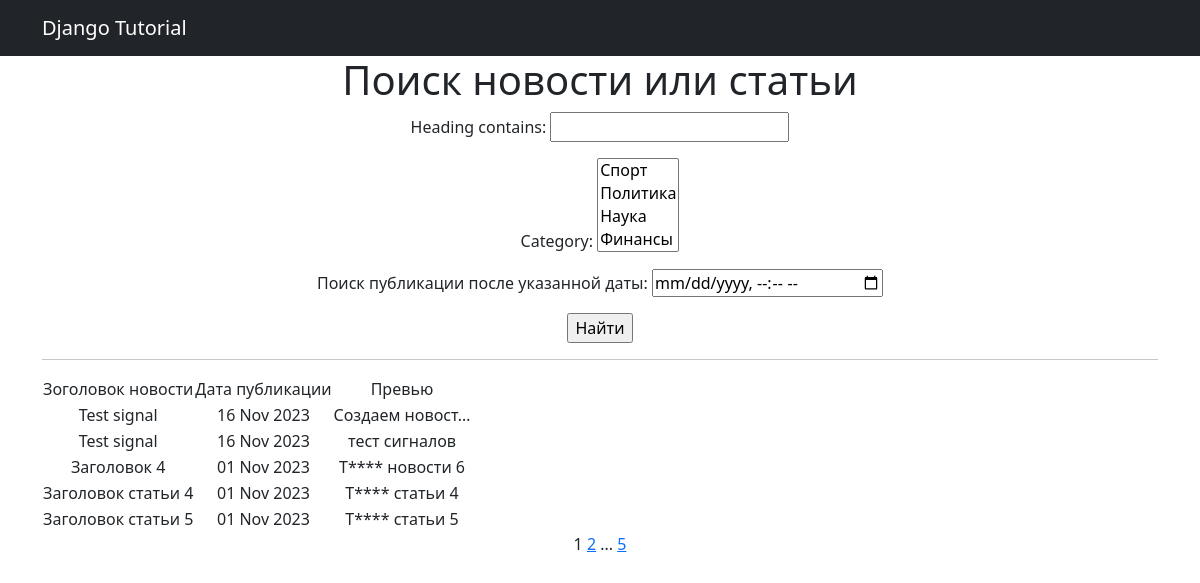
Page /news/search/ on the earlier database version.
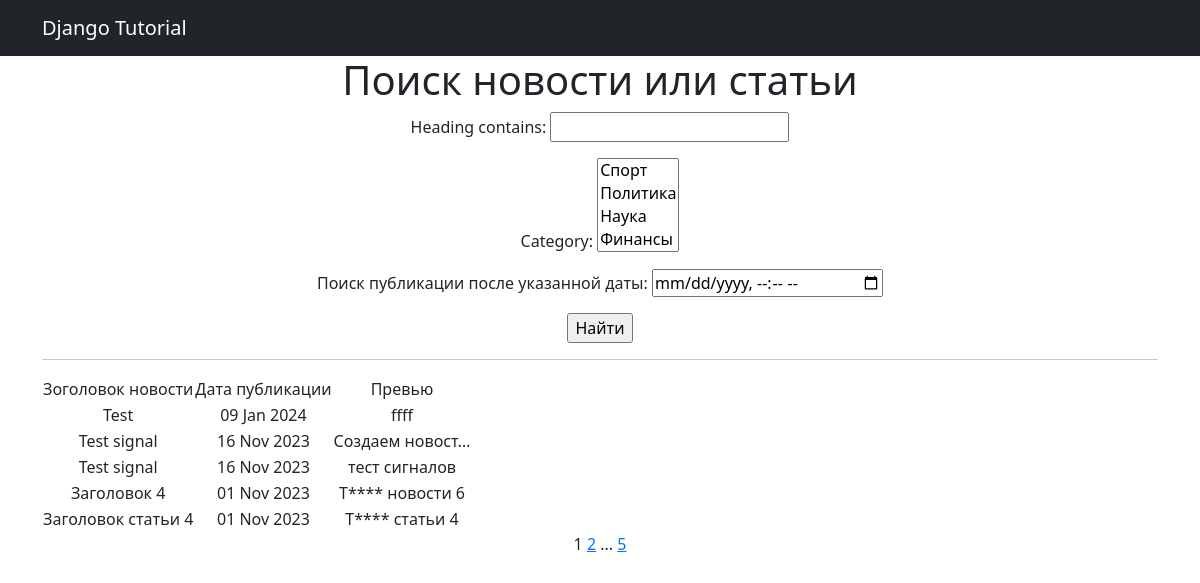
Same page on the later database version.
### news/models.py (models this page shows, shortened)
class Post(models.Model):
    news = "NW"
    articl = "AR"
    CHOICE_CONTENS = [(news,'Новости'), (articl,'Статья')]
    time_creates = models.DateTimeField(auto_now_add=True)
    choice_content = models.CharField(max_length=2, choices=CHOICE_CONTENS, default= news)
    heading = models.CharField(max_length=64)
    rating = models.IntegerField(default=0)
    article_text = models.TextField()
    autor = models.ForeignKey(Author, on_delete=models.CASCADE)
    category = models.ManyToManyField(Category, through='PostCategory')

### news/views.py (the view)
# urls.py: path('news/search/', NewsSearch.as_view(), name='news_search'),
class NewsSearch(ListView):
    model = Post
    ordering = 'heading'
    template_name = 'news_search.html'
    context_object_name = 'news'
    paginate_by = 5
    def get_queryset(self):
        queryset = super().get_queryset()
        self.filterset = PostFilter(self.request.GET, queryset)
        return self.filterset.qs
    def get_context_data(self, **kwargs):
        context = super().get_context_data(**kwargs)
        context['filterset'] = self.filterset
        return context

### news/models.py (called while the page is built)
    def __str__(self):
        return self.category.title()

### news/templatetags/custom_filters.py (called while the page is built)
@register.filter()
def censor(value):
    text = str(value)
    for i in unacceptable_words:
        iCaps = i.capitalize()
        replCaps = (i.capitalize()[0]).ljust(len(i),"*")
        repl = (i[0].ljust(len(i), "*"))
        text = text.replace(i,repl)
        text = text.replace(iCaps, replCaps)
    return text

### news/templatetags/custom_tag.py (called while the page is built)
@register.simple_tag(takes_context=True)
def url_replace(context, **kwargs):
   d = context['request'].GET.copy()
   for k, v in kwargs.items():
       d[k] = v
   return d.urlencode()

### templates/news_search.html (shortened to what this page needs)
{% extends 'flatpages/default.html' %}
{% load custom_filters %}
{% load custom_tag %}
{% block content %}
   <h1>Поиск новости или статьи</h1>
    <form action="" method="get">
        {{ filterset.form.as_p }}
        <input type="submit" value="Найти" />
    </form>
    <hr>
    {% if news %}
        <table>
            <tr>
                <td>Зоголовок новости</td>
                <td>Дата публикации</td>
                <td>Превью</td>
            </tr>
            {% for i in news %}
            <tr>
                <td>{{ i.heading|censor }}</td>
                <td>{{ i.time_creates|date:'d M Y' }}</td>
                <td>{{ i.article_text|censor|truncatechars:15 }}</td>
            </tr>
            {% endfor %}
        </table>
    {% else %}
        <h2>Новостей нет!</h2>
    {% endif %}
   {{ page_obj.number }}
   {% if page_obj.has_next %}
       <a href="?{% url_replace page=page_obj.next_page_number %}">{{ page_obj.next_page_number }}</a>
       {% if paginator.num_pages != page_obj.next_page_number %}
           ...
           <a href="?{% url_replace page=page_obj.paginator.num_pages %}">{{ page_obj.paginator.num_pages }}</a>
       {% endif %}
   {% endif %}
{% endblock content %}

Differences in the rows shown:
no longer on this page (row unchanged): Post: heading|censor "Заголовок статьи 5", time_creates "01 Nov 2023", article_text|censor "Т**** статьи 5"
added Post: heading|censor "Test", time_creates "09 Jan 2024", article_text|censor "ffff"
